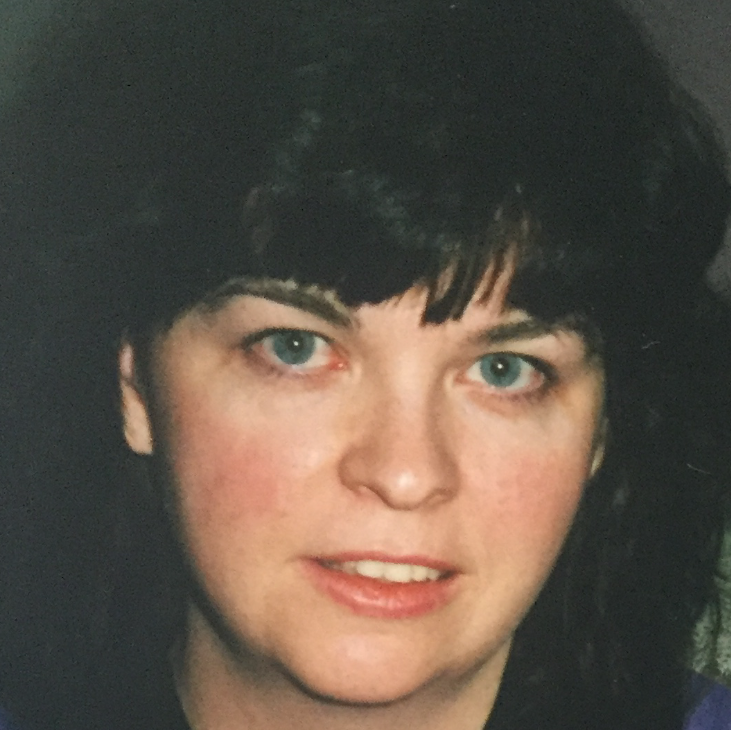
#> input picture Project2A/images/mom.PNG, 731 x 730 px
$ python main.py   (older library calls are emulated)
#> lines starting #> are read from the running program, lines starting #| are printed output that depends on the picture
#> in main, im1 is the input picture: shape (730, 731, 3); mean R, G, B 89.8, 79.5, 69
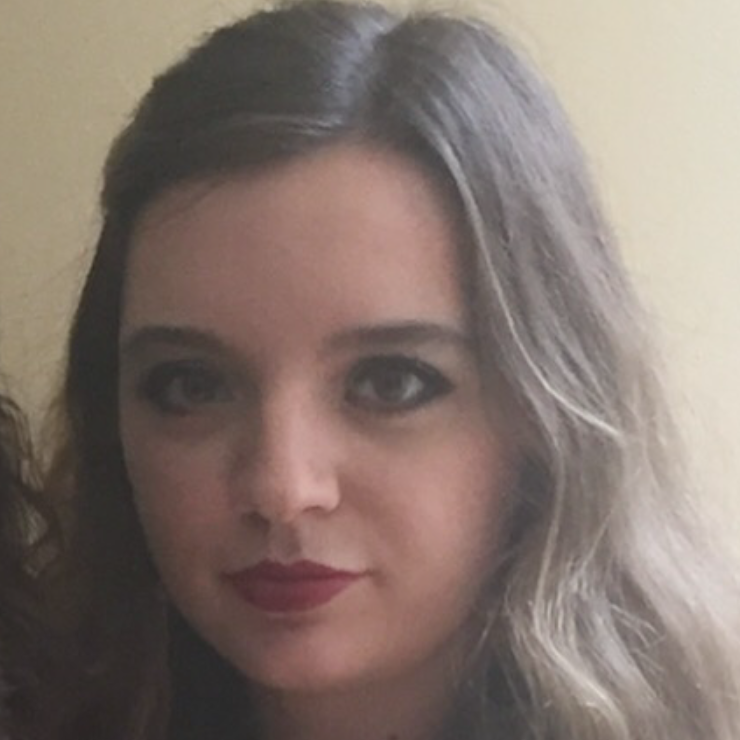
#> input picture Project2A/images/mar.PNG, 740 x 740 px
#> in main, im2 is the input picture: shape (740, 740, 3); mean R, G, B 133.6, 118.7, 111
### Project2A/cpselect.py
'''
  File name: helpers.py
  Author: Marissa Como
  Date created:
'''

'''
  File clarification:
    Helpers file that contributes the project
    You can design any helper function in this file to improve algorithm
'''

import numpy as np
import scipy.misc
import matplotlib.pyplot as plt

class cpselect_recorder:
	def __init__(self, img1,img2):

		fig, (self.Ax0, self.Ax1) = plt.subplots(1, 2, figsize = (20, 20))

		self.Ax0.imshow(img1)
		self.Ax0.axis('off')

		self.Ax1.imshow(img2)
		self.Ax1.axis('off')

		fig.canvas.mpl_connect('button_press_event', self)
		self.left_x = []
		self.left_y = []
		self.right_x = []
		self.right_y = []

	# [12 lines left out: function __call__, not called in this run]

def cpselect(img1,img2):
	resize_img1 = scipy.misc.imresize(img1,[300,300])
	resize_img2 = scipy.misc.imresize(img2,[300,300])
	point = cpselect_recorder(resize_img1,resize_img2)
	plt.show()
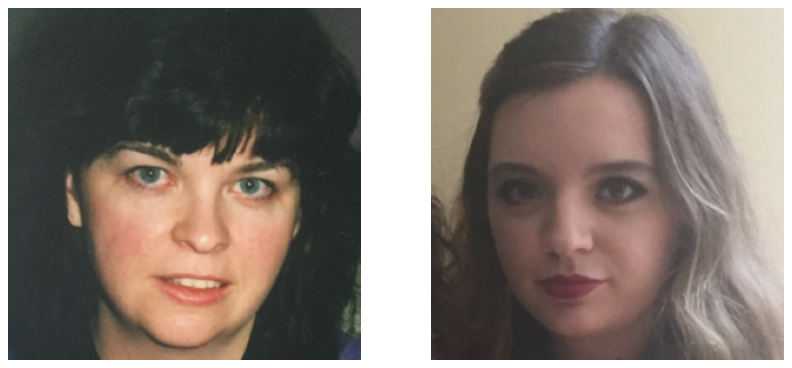
#> figure drawn by matplotlib, 2 panels
	point_left = np.concatenate([(np.array(point.left_x)*img1.shape[1]*1.0/300)[...,np.newaxis],\
								(np.array(point.left_y)*img1.shape[0]*1.0/300)[...,np.newaxis]],axis = 1)
#> point_left = empty array
	point_right = np.concatenate([(np.array(point.right_x)*img2.shape[1]*1.0/300)[...,np.newaxis],\
								(np.array(point.right_y)*img2.shape[0]*1.0/300)[...,np.newaxis]],axis = 1)
#> point_right = empty array
	plt.scatter(point_left[:,0], point_left[:,1])
	plt.imshow(img1)
	plt.show()
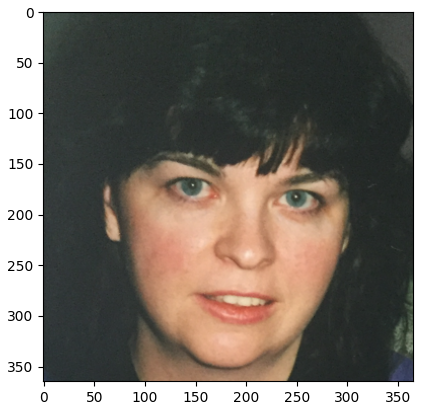
#> figure drawn by matplotlib, 1 panel
	plt.scatter(point_right[:,0], point_right[:,1])
	plt.imshow(img2)
	plt.show()
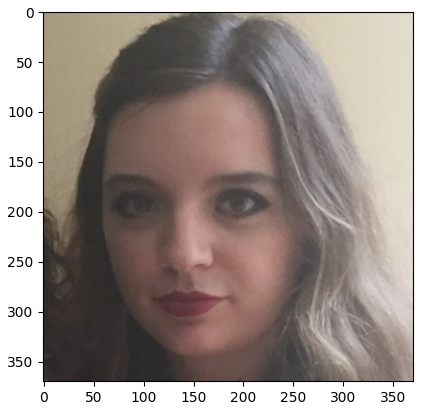
#> figure drawn by matplotlib, 1 panel
	return point_left, point_right

### Project2A/click_correspondences.py
'''
  File name: click_correspondences.py
  Author:
  Date created:
'''

'''
  File clarification:
    Click correspondences between two images
    - Input im1: source image
    - Input im2: target image
    - Output im1_pts: correspondences coordiantes in the source image
    - Output im2_pts: correspondences coordiantes in the target image
'''
from cpselect import cpselect

def click_correspondences(im1, im2):
  '''
    Tips:
      - use 'matplotlib.pyplot.subplot' to create a figure that shows the source and target image together
      - add arguments in the 'imshow' function for better image view
      - use function 'ginput' and click correspondences in two images in turn
      - please check the 'ginput' function documentation carefully
        + determine the number of correspondences by yourself which is the argument of 'ginput' function
        + when using ginput, left click represents selection, right click represents removing the last click
        + click points in two images in turn and once you finish it, the function is supposed to
          return a NumPy array contains correspondences position in two images
  '''
  point_img1, point_img2 = cpselect(im1,im2)
#> point_img1 = empty array; point_img2 = empty array

  # TODO: Your code here

  return point_img1, point_img2

### Project2A/morph_tri.py
'''
  File name: morph_tri.py
  Author:
  Date created:
'''

'''
  File clarification:
    Image morphing via Triangulation
    - Input im1: source image
    - Input im2: target image
    - Input im1_pts: correspondences coordiantes in the source image
    - Input im2_pts: correspondences coordiantes in the target image
    - Input warp_frac: a vector contains warping parameters
    - Input dissolve_frac: a vector contains cross dissolve parameters

    - Output morphed_im: a set of morphed images obtained from different warp and dissolve parameters.
                         The size should be [number of images, image height, image Width, color channel number]
'''
import numpy as np
from scipy.spatial import Delaunay
import matplotlib.tri as t
import matplotlib.pyplot as plt
import imageio
'''
#   Function Input
#   v     M*N            the value lies on grid point which is corresponding to the meshgrid coordinates
#   xq    M1*N1 or M2    the query points x coordinates
#   yq    M1*N1 or M2    the query points y coordinates
#
##########
#   Function Output
#   interpv , the interpolated value at querying coordinates xq, yq, it has the same size as xq and yq.
##########
#   For project 1, v = Mag
#                  xq and yq are the coordinates of the interpolated location, i.e the coordinates computed based on the gradient orientation.
'''
# [66 lines left out: functions interp2, solveBary, getCorners, not called in this run]

def morph_tri(im1, im2, im1_pts, im2_pts, warp_frac, dissolve_frac):

  # 1. find the average
  average_pts = (im1_pts + im2_pts) / 2

  # 2. Delauny Triangulation
  tri = t.Triangulation(average_pts[:,0], average_pts[:,1]) # Delaunay(average_pts) # list of triangles with indices corresponding to the average_pts
  indices = tri.triangles #tri.simplices # np.array(tri.simplices)  # return indices of triangles

  # make a mesh grid
  nr = im1.shape[0];
  nc = im1.shape[1];
  X, Y = np.meshgrid(np.arange(nc), np.arange(nr))

  # store all images
  results = np.empty((warp_frac.shape[0], im1.shape[0], im1.shape[1], im1.shape[2])) # make an empty array of this size

  for i in range(len(warp_frac)):
    lerp = im1_pts * (1-warp_frac[i]) + im2_pts * warp_frac[i]

    # correlates the current lerp to the average(.5) triangulation
    lerp_tri = t.Triangulation(lerp[:,0], lerp[:,1], indices)

    find_triangle = lerp_tri.get_trifinder() # find_triangle(x,y)

    # mesh grid - stores the triangle index of each pixel
    m_grid = find_triangle(X,Y)
    m_grid = m_grid.flatten() # make it 1D
    X_f = X.flatten()
    Y_f = Y.flatten()

# - LERP -
    # get ax,ay,bx,by,cx,cy using the mesh grid to triangle index correlation
    indices1 = np.array(tri.triangles) #np.array(tri.simplices)
    Ax, Bx, Cx, Ay, By, Cy = getCorners(lerp, indices1, m_grid)

    # solve the barycentric coordinate for each pixel
    alpha, beta, gamma = solveBary(Ax, Bx, Cx, Ay, By, Cy, X_f, Y_f)

    # image 1 - get ax,ay,bx,by,cx,cy using the mesh grid to triangle index correlation
    Ax1, Bx1, Cx1, Ay1, By1, Cy1 = getCorners(im1_pts, indices1, m_grid)

    # image 2 - get ax,ay,bx,by,cx,cy using the mesh grid to triangle index correlation
    Ax2, Bx2, Cx2, Ay2, By2, Cy2 = getCorners(im2_pts, indices1, m_grid)

    # x,y coordinates for image 1
    x_im1 = Ax1 * alpha + Bx1 * beta + Cx1 * gamma
    y_im1 = Ay1 * alpha + By1 * beta + Cy1 * gamma

    # x,y coordinates for image 2
    x_im2 = Ax2 * alpha + Bx2 * beta + Cx2 * gamma
    y_im2 = Ay2 * alpha + By2 * beta + Cy2 * gamma

    # use interp2 to get the exact x,y coordinates in the source and target images
    r1 = im1[:,:,0]
    g1 = im1[:,:,1]
    b1 = im1[:,:,2]

    r2 = im2[:,:,0]
    g2 = im2[:,:,1]
    b2 = im2[:,:,2]

    im1_R = interp2(r1, x_im1, y_im1)
    im1_G = interp2(g1, x_im1, y_im1)
    im1_B = interp2(b1, x_im1, y_im1)

    im2_R = interp2(r2, x_im2, y_im2)
    im2_G = interp2(g2, x_im2, y_im2)
    im2_B = interp2(b2, x_im2, y_im2)

    # # cross-dissolve, lerp image1 rbg, image2 rgb
    R = im1_R * (1-dissolve_frac[i]) + im2_R * dissolve_frac[i]
    G = im1_G * (1-dissolve_frac[i]) + im2_G * dissolve_frac[i]
    B = im1_B * (1-dissolve_frac[i]) + im2_B * dissolve_frac[i]

    R = R.reshape(nc, nr)
    G = G.reshape(nc, nr)
    B = B.reshape(nc, nr)

    # store resulting image
    results[i, :, :, 0] = R
    results[i, :, :, 1] = G
    results[i, :, :, 2] = B

  res_list = []
  k = 0
  while k < results.shape[0]:
    res_list.append(results[k, :, :, :])
    k += 1

  # generate gif file
  imageio.mimsave('./eval_testimg.gif', res_list)

  return results

### Project2A/main.py
'''
  File name: test_script.py
  Author:
  Date Created:
'''

'''
  File clarification:
    Check the accuracy of your algorithm
'''

from click_correspondences import click_correspondences
import numpy as np
from morph_tri import morph_tri
import os
from PIL import Image
from scipy import misc

# test triangulation morphing
def test_tri(im1, im2, im1_pts, im2_pts, warp_frac, dissolve_frac):
  # generate morphed image
  morphed_ims = morph_tri(im1, im2, im1_pts, im2_pts, warp_frac, dissolve_frac)

  return True


# the main test code
def main():

  folder = 'images'

  # image1
  im_path = os.path.join(folder,"mom.PNG")
  im1 = np.array(Image.open(im_path).convert('RGB'))
  im1 = misc.imresize(im1, 0.5, interp="bicubic")

  # image2
  im_path = os.path.join(folder,"mar.PNG")
  im2 = np.array(Image.open(im_path).convert('RGB'))
  im2 = misc.imresize(im2, 0.5, interp="bicubic")

  im1_pts, im2_pts = click_correspondences(im1, im2)
#> im1_pts = empty array; im2_pts = empty array

  if(im1_pts.shape != im2_pts.shape):
    print("oops you need the same number of points on each image... try again")
    raise SystemExit

  # dummy warp_frac and dissolve_frac
  warp_frac, dissolve_frac =  np.arange(0, 1.01667, 0.01667), np.arange(0, 1.01667, 0.01667)

  # test triangulation morphing
  if not test_tri(im1, im2, im1_pts, im2_pts, warp_frac, dissolve_frac):
   # print ("The Triangulation Morphing test failed.")
    return


  print("All tests passed! ")
  return


if __name__ == "__main__":
#> (the run stopped early here; a loop or call above may not have finished)
